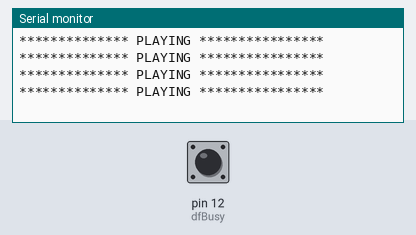
This sketch was run on a simulated Arduino Uno, built with avr-gcc and run on an emulated ATmega328P. On the bench: the last lines printed to the serial monitor. The test bench sets the inputs (shaded band); at power-on: pin 12 (dfBusy) HIGH. The audio player accepts every command and is not drawn.

Above: at 2.2 s.
2.3 s: pin 12 (dfBusy) driven LOW
At 2.77 s:
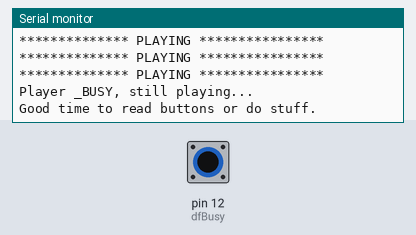
4.0 s: pin 12 (dfBusy) pulsed HIGH 2 times (0.12 s each, 0.3 s apart)
At 4.5 s:
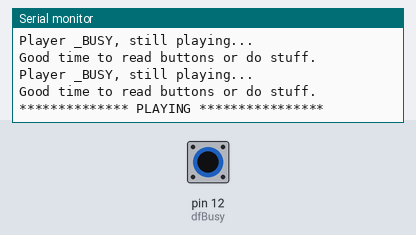

The sketch:

MP3_bdoc_04_dfplayer_mp3_test.ino
```cpp
/* 04_dfplayer_mp3_test
 * This is LCBBs basic mp3 test code (based on DRRobot's DFPlayer code) for sequential
 * mp3 playing tests and basic functionality. Other related code including more advnaced
 * functioanlity and LED track displays can be found at:
 * https://github.com/LetsCodeBlacksburg/arduino-mp3-player
 *
 *  tweeks-pub1@theweeks.org, 2018-06-27
 */

#include "Arduino.h"
#include <SoftwareSerial.h>
#include <DFRobotDFPlayerMini.h>

//// HARDWARE SETTINGS/HOOKUPS
///////////////////////////////////////
// Hardware wiring of DFPlayer
//
// DFPlay mini  --Vcc(1)--RX(2)--TX(3)--DACR(4)--GND(7)  +(6) -(8)  ...  _BUSY
//                 |       |      |       |       |      |    |           |
//     Arduino    5v      11*    10*     A0      GND     |    |          12*
//                                                       \Spkr/
//                              * requires 1k resisitor
//DFPlayer mp3 player settings
const int ardRX=10;       // The arduino software Receive lins (goes to DFPlayer TX)
const int ardTX=11;       // The arduino software Transmit line (goes to DFPlayer RX)
const int dfBusy=12;      // From DFPlayer pin 16, active low (HIGH != playing sound)

int sndFile=1;            // Sound file pointer (all files must start with 0001 format).
                          // All files assumed to be in dir named "MP3"
int fileCount=12;         // Either set the max # of files here, or load
                          // it from myDFPlayer.readFileCounts()
  // NOTE: readFileCounts() also sees deleted files and is less reliable.
  // One way to address is by reformatting the SDcard before re-loading musuc.

int setVol=20;            //Set volume value (0~30)

// Software Serial Pins To DFPlayer
SoftwareSerial mySoftwareSerial(10,11); // RX, TX

DFRobotDFPlayerMini myDFPlayer;
void printDetail(uint8_t type, int value);

//// LARGE SETUP BLOCK
//////////////////////////////////
void setup(){

//  Set up DFPlay mini
  delay(250);
  pinMode(ardRX, INPUT);
  pinMode(ardTX, OUTPUT);
  pinMode(dfBusy, INPUT);
  delay(100);
  mySoftwareSerial.begin(9600);
  delay(100);
  Serial.begin(9600);
  Serial.println(F("DFRobot DFPlayer Setup"));
  Serial.println(F("Initializing DFPlayer ... (May take 3~5 seconds)"));

  // Check for DFPlay initialization via softserial
  if (!myDFPlayer.begin(mySoftwareSerial)) {
    // if it did not work
    delay(20);
    Serial.println(F("Unable to begin:"));
    Serial.println(F("1.Please recheck the connection!"));
    Serial.println(F("2.Please insert the SD card!"));
    // T-SHOOTING
    Serial.print("INFO: player state / file counts: ");
    Serial.print(myDFPlayer.readState()); //read mp3 state
    Serial.print(" / ");
    Serial.println(myDFPlayer.readFileCounts()); //read all file counts in SD card
    while(true);      // Hang forever if error
  }

  // if serial setup worked
  Serial.println(F("DFPlayer Mini online."));
  Serial.println(F("Reinsert SD card to start playing."));
  // configure settings
  myDFPlayer.setTimeOut(500); //Set serial communictaion time out 500ms
  myDFPlayer.volume(setVol);  //Set volume value (0~30).
  myDFPlayer.EQ(DFPLAYER_EQ_NORMAL);
  myDFPlayer.outputDevice(DFPLAYER_DEVICE_SD);

///// Print Status:
  Serial.print("SETUP-INFO: player state= ");
  Serial.print(myDFPlayer.readState());         //read mp3 state
  Serial.print(" / volume setting(0-30)= ");
  Serial.print(myDFPlayer.readVolume());        //read current volume
  Serial.print(" / EQ setting= ");
  Serial.print(myDFPlayer.readEQ());          //read EQ setting
  Serial.print(" / fileCount= ");
  Serial.println(myDFPlayer.readFileCounts());  //read all file counts in SD card
}


//// MAIN LOOP
///////////////////////////////////////////
void loop()
{


  // If at the last sound file, then loop back to the top (1)
  if (sndFile == (fileCount+1) ) {
    sndFile = 1;
  }

  // Begin playing the next sound file...
  Serial.println("************** PLAYING ****************");
   //myDFPlayer.playFolder("MP3", sndFile);
   myDFPlayer.playMp3Folder(sndFile);
  //myDFPlayer.play(sndFile);   //Play the next mp3
  delay(100);                 // wait to start


  // While DFPlayer _BUSY line is active(low), do whatever you want.
  while(!digitalRead(dfBusy) == true ){
    Serial.println("Player _BUSY, still playing...");
    Serial.println("Good time to read buttons or do stuff.\n");
    delay(300);
  }

  delay(200);
  sndFile++;     // Increment to the next sound file
}


//// printDetail()
/////////////////////////////////////
void printDetail(uint8_t type, int value){
  switch (type) {
    case TimeOut:
      Serial.println(F("Time Out!"));
      break;
    case WrongStack:
      Serial.println(F("Stack Wrong!"));
      break;
    case DFPlayerCardInserted:
      Serial.println(F("Card Inserted!"));
      break;
    case DFPlayerCardRemoved:
      Serial.println(F("Card Removed!"));
      break;
    case DFPlayerCardOnline:
      Serial.println(F("Card Online!"));
      break;
    case DFPlayerPlayFinished:
      Serial.print(F("Number:"));
      Serial.print(value);
      Serial.println(F(" Play Finished!"));
      break;
    case DFPlayerError:
      Serial.print(F("DFPlayerError:"));
      switch (value) {
        case Busy:
          Serial.println(F("Card not found"));
          break;
        case Sleeping:
          Serial.println(F("Sleeping"));
          break;
        case SerialWrongStack:
          Serial.println(F("Get Wrong Stack"));
          break;
        case CheckSumNotMatch:
          Serial.println(F("Check Sum Not Match"));
          break;
        case FileIndexOut:
          Serial.println(F("File Index Out of Bound"));
          break;
        case FileMismatch:
          Serial.println(F("Cannot Find File"));
          break;
        case Advertise:
          Serial.println(F("In Advertise"));
          break;
        default:
          break;
      }
      break;
    default:
      break;
  }
}
```

Measured:
- after the input at 2.3 s, the serial monitor: prints a new line after 0.24 s (image 1)
